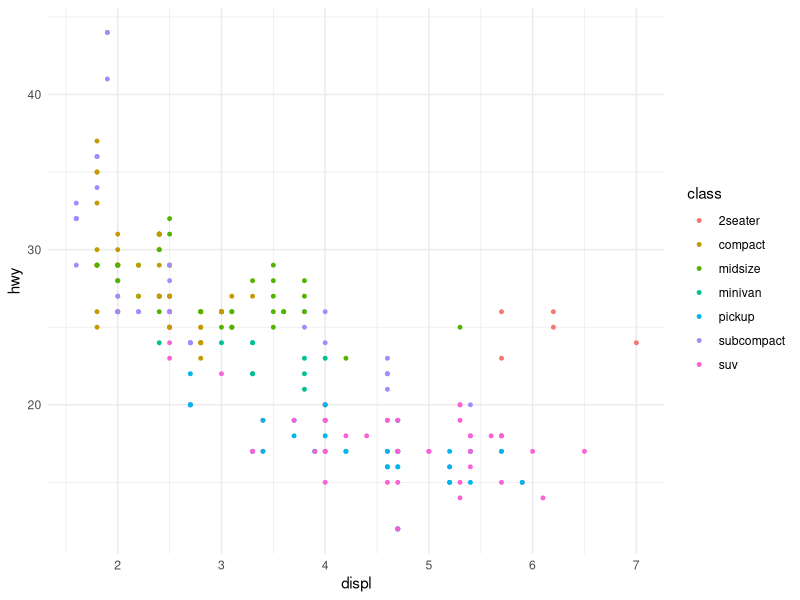

Write R code to recreate this figure.
## ---- chunk 1

library(tidyverse)

ggplot(mpg) +
 aes(x = displ, y = hwy, colour = class) +
 geom_point(size = 1L) +
 scale_color_hue() +
 theme_minimal()
